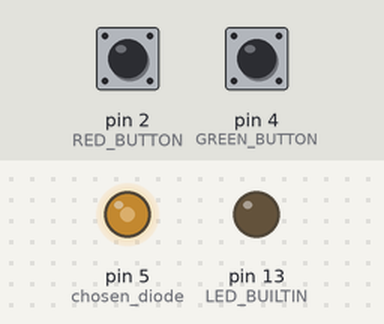
A sketch run on a simulated Arduino Uno, built with avr-gcc and run on an emulated ATmega328P. Parts: output pins drawn as LEDs (lit = HIGH). Inputs (shaded band) come from the test bench; at power-on: pin 2 (RED_BUTTON) HIGH, pin 4 (GREEN_BUTTON) HIGH.

Above: at 1.2 s.
1.3 s: pin 2 (RED_BUTTON) pulled LOW for 1 s
At 2.7 s:
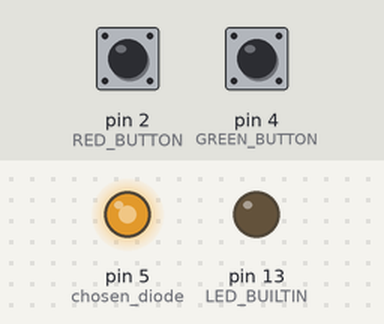
3.8 s: pin 4 (GREEN_BUTTON) pulled LOW for 3.2 s
At 7.2 s:
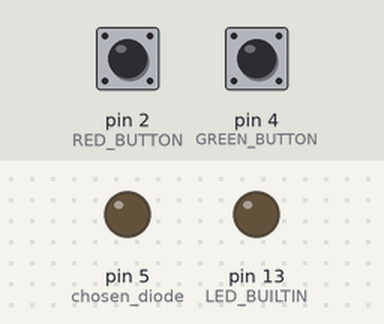
8.5 s: pin 2 (RED_BUTTON) pulled LOW for 3.2 s
At 9.25 s:
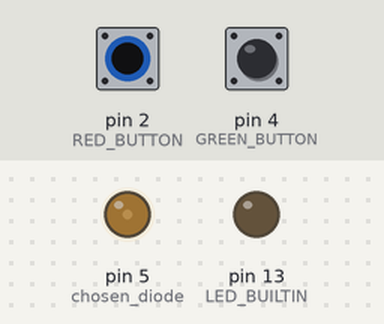
13.2 s: pin 4 (GREEN_BUTTON) pulled LOW for 0.15 s
At 13.9 s:
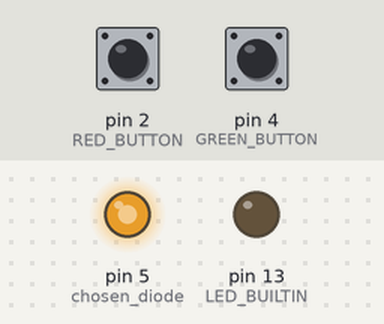
Timing chart, 0 to 15.8 s (numbered marks = the images above; inputs shaded):
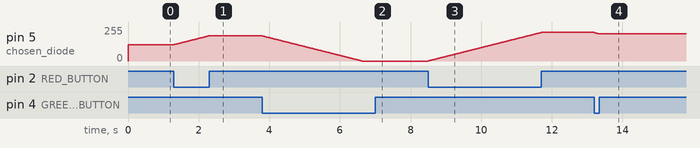

The sketch:

kod02.ino
```cpp
#include <Arduino.h>

#define LED_RED 6
#define LED_GREEN 5
#define LED_BLUE 3

#define RED_BUTTON 2
#define GREEN_BUTTON 4

// Napisz program, który w reakcji na przyciski będzie rozjaśniał i ściemniał wybraną diodę.
// Na przykład, dioda zielona, po przytrzymaniu przycisku zielonego, będzie rozjaśniała się,
// a po przytrzymaniu czerwonego będzie ściemniała się.

int chosen_diode = LED_GREEN;
int intensity = 122;

int DELAY = 15;

void initRGB()
{
    pinMode(LED_BUILTIN, OUTPUT);
    digitalWrite(LED_BUILTIN, LOW);

    pinMode(chosen_diode, OUTPUT);
    analogWrite(chosen_diode, intensity);
}

void initButtons()
{
    pinMode(RED_BUTTON, INPUT_PULLUP);
    pinMode(GREEN_BUTTON, INPUT_PULLUP);
}

void setup()
{
    initRGB();
    initButtons();
}

void loop()
{
    if (digitalRead(GREEN_BUTTON) == LOW && intensity > 0)
    {
        intensity--;
        analogWrite(chosen_diode, intensity);
        delay(DELAY);
    }

    if (digitalRead(RED_BUTTON) == LOW && intensity < 255)
    {
        intensity++;
        analogWrite(chosen_diode, intensity);
        delay(DELAY);
    }
}
```

Measured:
- after the input at 1.3 s, pin 5 (chosen_diode): moves from 122/255 to 189/255 over 0.99 s, starting at once
- after the input at 3.8 s, pin 5 (chosen_diode): moves from 189/255 to 0/255 over 2.8 s, starting at once
- after the input at 8.5 s, pin 5 (chosen_diode): moves from 0/255 to 214/255 over 3.2 s, starting at once
- after the input at 13.2 s, pin 5 (chosen_diode): moves from 214/255 to 204/255 over 0.14 s, starting at once
